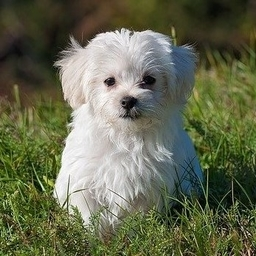
#> input picture src/Images/dog256.jpg, 256 x 256 px, found by its file name
$ python SegmentationClustering.py
#> lines starting #> are read from the running program, lines starting #| are printed output that depends on the picture; after the words box and inside, x2 and y2 are one past the last pixel; in counts of white or black regions, pixels touching at a corner belong together
import numpy as np
import matplotlib.pyplot as plt
import cv2
np.random.seed(42)


class Point(object):
    def __init__(self, x, y):
        self.x = x
        self.y = y

    def getX(self):
        return self.x

    def getY(self):
        return self.y

def getGrayDiff(img, currentPoint, tmpPoint):
    return abs(int(img[currentPoint.x, currentPoint.y]) - int(img[tmpPoint.x, tmpPoint.y]))


def selectConnects(p):
    if p != 0:
        connects = [Point(-1, -1), Point(0, -1), Point(1, -1),
                    Point(1, 0), Point(1, 1), Point(0, 1),
                    Point(-1, 1), Point(-1, 0)]
    else:
        connects = [Point(0, -1), Point(1, 0), Point(0, 1), Point(-1, 0)]

    return connects


def regionGrow(img, seeds, thresh, p = 1):
    height, weight = img.shape
    seedMark = np.zeros(img.shape)
    seedList = []

    for seed in seeds:
        seedList.append(seed)
    label = 1
    connects = selectConnects(p)

    while (len(seedList) > 0):
        currentPoint = seedList.pop(0)

        seedMark[currentPoint.x, currentPoint.y] = label

        for i in range(8):
            tmpX = currentPoint.x + connects[i].x
            tmpY = currentPoint.y + connects[i].y

            if tmpX < 0 or tmpY < 0 or tmpX >= height or tmpY >= weight:
                continue

            grayDiff = getGrayDiff(img, currentPoint, Point(tmpX, tmpY))

            if grayDiff < thresh and seedMark[tmpX, tmpY] == 0:
                seedMark[tmpX, tmpY] = label
                seedList.append(Point(tmpX, tmpY))

    return seedMark


# KMeans Algorithm
def euclidean_distance(x1, x2):
    return np.sqrt(np.sum((x1 - x2) ** 2))


# [18 lines left out: functions clusters_distance, clusters_distance_2, not called in this run]


class KMeans:

    # [89 lines left out: functions __init__, predict, _get_cluster_labels, _create_clusters, _closest_centroid, _get_centroids and 2 more, not called in this run]

    def cent(self):
        return self.centroids


class MeanShift:
    # [19 lines left out: functions __init__, run_mean_shift, not called in this run]

    def get_output(self):
        return self.output_array

    # [134 lines left out: functions create_feature_space, calculate_euclidean_distance, get_new_mean, not called in this run]


class AgglomerativeClustering:
    # [167 lines left out: functions __init__, initial_clusters, fit, predict_cluster, predict_center, apply_k_means and 3 more, not called in this run]


if __name__ == "__main__":
    image = cv2.imread('../resources/Images/dog256.jpg')
#> image is the input picture: shape (256, 256, 3); mean B, G, R 81, 106.1, 101.9
    image = cv2.cvtColor(image, cv2.COLOR_BGR2RGB)

    # img = cv2.imread('../resources/Images/dog256.jpg', 0)
    img = cv2.imread('../resources/Images/seg-image.png')
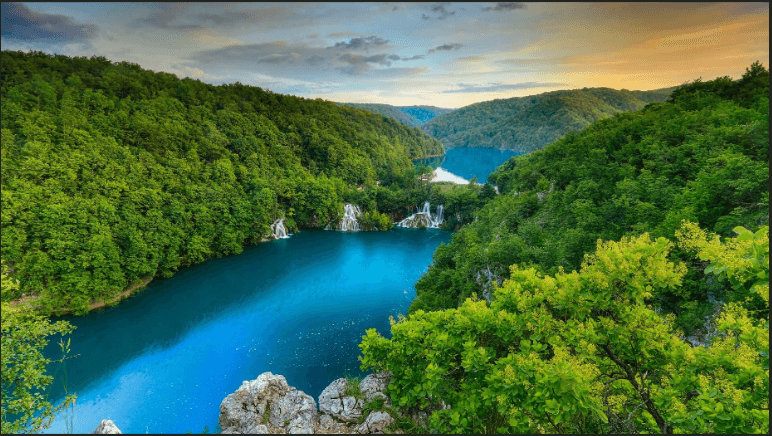
#> input picture resources/Images/scenes/seg-image.png, 772 x 436 px, found by its file name
#> img is the input picture: shape (436, 772, 3); mean B, G, R 73.1, 111.6, 75
    img_rgb = cv2.cvtColor(img, cv2.COLOR_BGR2RGB)
    img_gray = cv2.cvtColor(img, cv2.COLOR_BGR2GRAY)
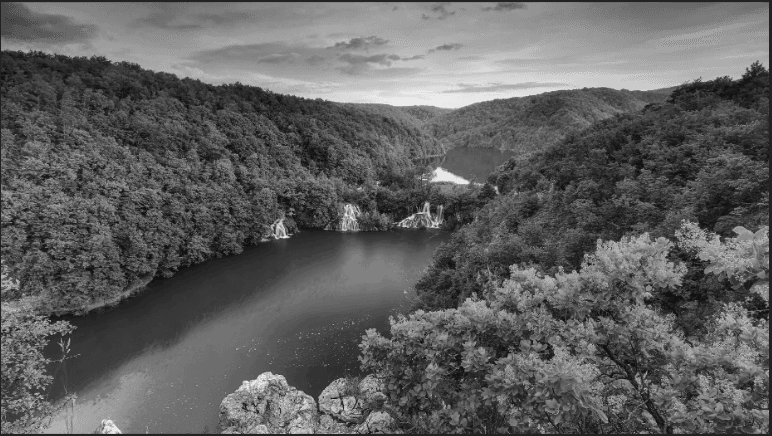
#> img_gray: shape (436, 772); min 17, max 235, mean 96.3
    seeds = []
    for i in range(3):
        x = np.random.randint(0, img.shape[0])
        y = np.random.randint(0, img.shape[1])
        seeds.append(Point(x, y))

    # seeds = [Point(10, 10), Point(82, 150), Point(20, 300)]
    binaryImg = regionGrow(img_gray, seeds, 10)
#> the loop in regionGrow, `while (len(seedList) > 0):` made 219251 passes
#> after the loop in regionGrow, `while (len(seedList) > 0):`:
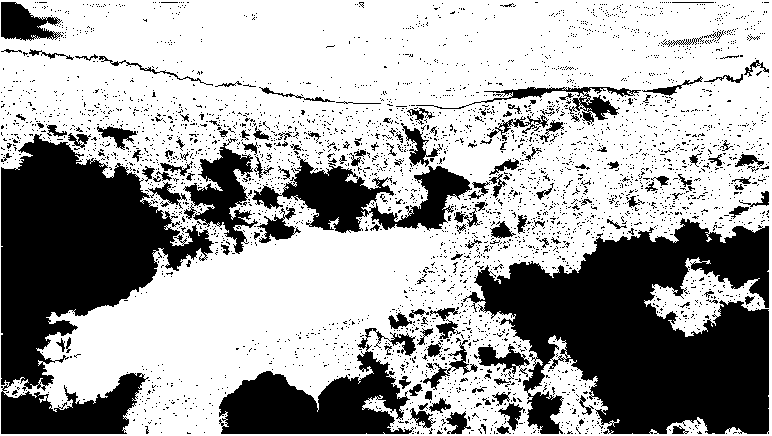
#> seedMark: shape (436, 772) float64; values 0 (black) and 1 (white), 65.1% white; 3746 black regions (3588 under 20 px), largest, box (x1, y1, x2, y2) and area: (463, 218, 769, 434) 40326, (1, 134, 214, 434) 32626, (219, 328, 416, 434) 9782

    plt.figure()

    plt.subplot(1, 2, 1)
    plt.imshow(img_rgb)
    plt.axis('off')
    plt.title('Original image')

    plt.subplot(1, 2, 2)
    plt.imshow(binaryImg, cmap='gray')
    plt.axis('off')
    plt.title(f'Segmented image')

    plt.show()
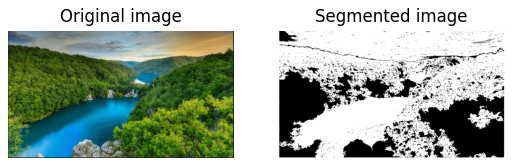
#> figure drawn by matplotlib, 2 panels
